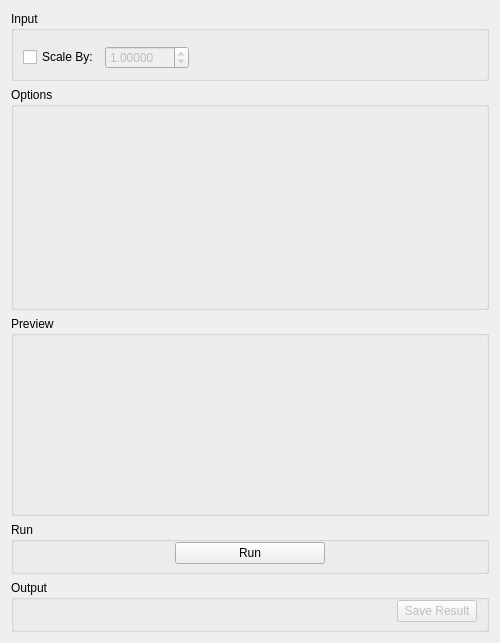
<?xml version="1.0" encoding="UTF-8"?>
<ui version="4.0">
 <class>InelasticDataManipulationMomentsTab</class>
 <widget class="QWidget" name="InelasticDataManipulationMomentsTab">
  <property name="geometry">
   <rect>
    <x>0</x>
    <y>0</y>
    <width>500</width>
    <height>635</height>
   </rect>
  </property>
  <property name="minimumSize">
   <size>
    <width>500</width>
    <height>0</height>
   </size>
  </property>
  <property name="windowTitle">
   <string>Form</string>
  </property>
  <layout class="QVBoxLayout" name="moment_verticalLayout_27">
   <item>
    <widget class="QGroupBox" name="gbInput">
     <property name="title">
      <string>Input</string>
     </property>
     <layout class="QVBoxLayout" name="verticalLayout">
      <item>
       <widget class="MantidQt::MantidWidgets::DataSelector" name="dsInput" native="true">
        <property name="sizePolicy">
         <sizepolicy hsizetype="Minimum" vsizetype="Fixed">
          <horstretch>0</horstretch>
          <verstretch>0</verstretch>
         </sizepolicy>
        </property>
        <property name="loadLabelText" stdset="0">
         <string>Plot Input</string>
        </property>
        <property name="workspaceSuffixes" stdset="0">
         <stringlist>
          <string>_sqw</string>
         </stringlist>
        </property>
        <property name="fileBrowserSuffixes" stdset="0">
         <stringlist>
          <string>_sqw.nxs</string>
         </stringlist>
        </property>
        <property name="showLoad" stdset="0">
         <bool>false</bool>
        </property>
       </widget>
      </item>
      <item>
       <layout class="QHBoxLayout" name="loScale">
        <item>
         <widget class="QCheckBox" name="ckScale">
          <property name="text">
           <string>Scale By:</string>
          </property>
         </widget>
        </item>
        <item>
         <widget class="QDoubleSpinBox" name="spScale">
          <property name="enabled">
           <bool>false</bool>
          </property>
          <property name="decimals">
           <number>5</number>
          </property>
          <property name="maximum">
           <double>999.990000000000009</double>
          </property>
          <property name="singleStep">
           <double>0.100000000000000</double>
          </property>
          <property name="value">
           <double>1.000000000000000</double>
          </property>
         </widget>
        </item>
        <item>
         <spacer name="horizontalSpacer_2">
          <property name="orientation">
           <enum>Qt::Horizontal</enum>
          </property>
          <property name="sizeType">
           <enum>QSizePolicy::Expanding</enum>
          </property>
          <property name="sizeHint" stdset="0">
           <size>
            <width>40</width>
            <height>20</height>
           </size>
          </property>
         </spacer>
        </item>
       </layout>
      </item>
     </layout>
    </widget>
   </item>
   <item>
    <widget class="QGroupBox" name="gbOptions">
     <property name="title">
      <string>Options</string>
     </property>
     <layout class="QHBoxLayout" name="horizontalLayout_21">
      <property name="topMargin">
       <number>0</number>
      </property>
      <property name="bottomMargin">
       <number>0</number>
      </property>
      <item>
       <widget class="QFrame" name="fPropertyTable">
        <property name="minimumSize">
         <size>
          <width>200</width>
          <height>0</height>
         </size>
        </property>
        <layout class="QGridLayout" name="gridLayout">
         <property name="leftMargin">
          <number>0</number>
         </property>
         <property name="topMargin">
          <number>0</number>
         </property>
         <property name="rightMargin">
          <number>0</number>
         </property>
         <property name="bottomMargin">
          <number>0</number>
         </property>
         <item row="0" column="0">
          <layout class="QHBoxLayout" name="properties">
           <property name="topMargin">
            <number>9</number>
           </property>
           <property name="bottomMargin">
            <number>9</number>
           </property>
          </layout>
         </item>
        </layout>
       </widget>
      </item>
      <item>
       <widget class="MantidQt::MantidWidgets::PreviewPlot" name="ppRawPlot" native="true">
        <property name="minimumSize">
         <size>
          <width>0</width>
          <height>200</height>
         </size>
        </property>
        <property name="canvasColour" stdset="0">
         <color>
          <red>255</red>
          <green>255</green>
          <blue>255</blue>
         </color>
        </property>
       </widget>
      </item>
     </layout>
    </widget>
   </item>
   <item>
    <widget class="QGroupBox" name="gbPreview">
     <property name="minimumSize">
      <size>
       <width>0</width>
       <height>200</height>
      </size>
     </property>
     <property name="title">
      <string>Preview</string>
     </property>
     <layout class="QHBoxLayout" name="horizontalLayout_1">
      <property name="leftMargin">
       <number>6</number>
      </property>
      <property name="topMargin">
       <number>0</number>
      </property>
      <property name="rightMargin">
       <number>6</number>
      </property>
      <property name="bottomMargin">
       <number>0</number>
      </property>
      <item>
       <widget class="MantidQt::MantidWidgets::PreviewPlot" name="ppMomentsPreview" native="true">
        <property name="canvasColour" stdset="0">
         <color>
          <red>255</red>
          <green>255</green>
          <blue>255</blue>
         </color>
        </property>
        <property name="showLegend" stdset="0">
         <bool>true</bool>
        </property>
       </widget>
      </item>
     </layout>
    </widget>
   </item>
   <item>
    <widget class="QGroupBox" name="gbRun">
     <property name="title">
      <string>Run</string>
     </property>
     <layout class="QHBoxLayout" name="horizontalLayout_2">
      <property name="topMargin">
       <number>0</number>
      </property>
      <property name="bottomMargin">
       <number>7</number>
      </property>
      <item>
       <spacer name="horizontalSpacer">
        <property name="orientation">
         <enum>Qt::Horizontal</enum>
        </property>
        <property name="sizeHint" stdset="0">
         <size>
          <width>185</width>
          <height>20</height>
         </size>
        </property>
       </spacer>
      </item>
      <item>
       <widget class="QPushButton" name="pbRun">
        <property name="minimumSize">
         <size>
          <width>150</width>
          <height>0</height>
         </size>
        </property>
        <property name="maximumSize">
         <size>
          <width>180</width>
          <height>16777215</height>
         </size>
        </property>
        <property name="text">
         <string>Run</string>
        </property>
       </widget>
      </item>
      <item>
       <spacer name="horizontalSpacer_3">
        <property name="orientation">
         <enum>Qt::Horizontal</enum>
        </property>
        <property name="sizeHint" stdset="0">
         <size>
          <width>184</width>
          <height>20</height>
         </size>
        </property>
       </spacer>
      </item>
     </layout>
    </widget>
   </item>
   <item>
    <widget class="QGroupBox" name="gbOutput">
     <property name="title">
      <string>Output</string>
     </property>
     <layout class="QHBoxLayout" name="horizontalLayout">
      <property name="topMargin">
       <number>0</number>
      </property>
      <property name="bottomMargin">
       <number>7</number>
      </property>
      <item>
       <widget class="MantidQt::CustomInterfaces::IndirectPlotOptionsView" name="ipoPlotOptions" native="true"/>
      </item>
      <item>
       <spacer name="horizontalSpacer_1">
        <property name="orientation">
         <enum>Qt::Horizontal</enum>
        </property>
        <property name="sizeHint" stdset="0">
         <size>
          <width>40</width>
          <height>20</height>
         </size>
        </property>
       </spacer>
      </item>
      <item>
       <widget class="QPushButton" name="pbSave">
        <property name="enabled">
         <bool>false</bool>
        </property>
        <property name="text">
         <string>Save Result</string>
        </property>
       </widget>
      </item>
     </layout>
    </widget>
   </item>
  </layout>
 </widget>
 <customwidgets>
  <customwidget>
   <class>MantidQt::MantidWidgets::DataSelector</class>
   <extends>QWidget</extends>
   <header>MantidQtWidgets/Common/DataSelector.h</header>
  </customwidget>
  <customwidget>
   <class>MantidQt::CustomInterfaces::IndirectPlotOptionsView</class>
   <extends>QWidget</extends>
   <header>Common/IndirectPlotOptionsView.h</header>
   <container>1</container>
  </customwidget>
  <customwidget>
   <class>MantidQt::MantidWidgets::PreviewPlot</class>
   <extends>QWidget</extends>
   <header>MantidQtWidgets/Plotting/PreviewPlot.h</header>
   <container>1</container>
  </customwidget>
 </customwidgets>
 <resources/>
 <connections>
  <connection>
   <sender>ckScale</sender>
   <signal>toggled(bool)</signal>
   <receiver>spScale</receiver>
   <slot>setEnabled(bool)</slot>
   <hints>
    <hint type="sourcelabel">
     <x>60</x>
     <y>45</y>
    </hint>
    <hint type="destinationlabel">
     <x>139</x>
     <y>46</y>
    </hint>
   </hints>
  </connection>
 </connections>
</ui>
